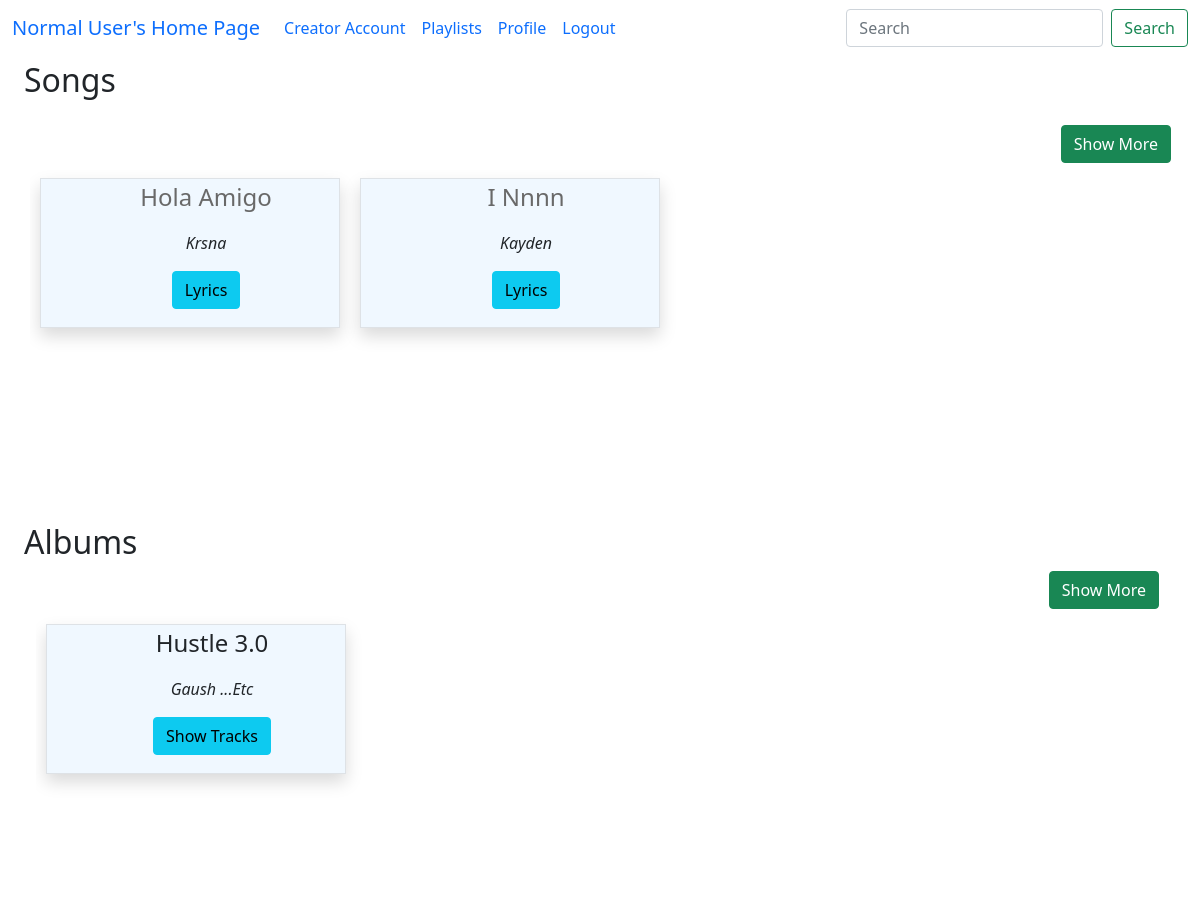
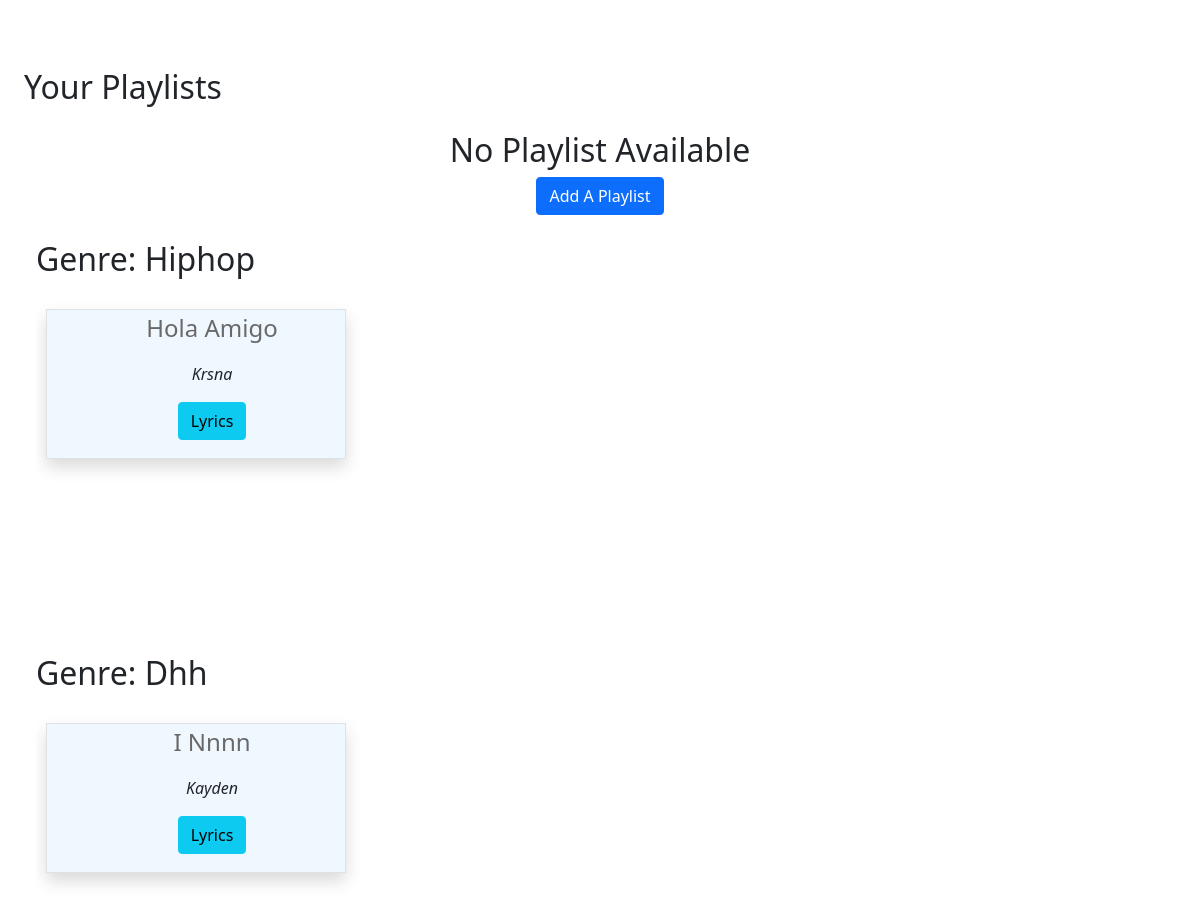
/home/1, run on the app's committed database (2 pictures, top to bottom).
### model1.py (models this page shows, shortened)
class Song(db.Model):
    song_id = db.Column(db.Integer, primary_key=True)
    song_name = db.Column(db.String(100), nullable=False)
    song_artist = db.Column(db.String(100))
    song_language = db.Column(db.String(30))
    song_genre = db.Column(db.String(50))
    song_lyrics = db.Column(db.Text())   # variable string size
    song_duration = db.Column(db.Integer)  # in seconds
    release_date = db.Column(db.String(20))
    creator_id = db.Column(db.Integer, db.ForeignKey("user.user_id"), nullable=False)
    album_id = db.Column(db.Integer, db.ForeignKey("album.album_id") ,default=None)
    song_path = db.Column(db.String(255),default=None)
    song_thumbnail = db.Column(db.String(255),default=None)
    song_play_count = db.Column(db.Integer, default=0)
    song_flag = db.Column(db.Boolean,default=False)
    song_avg_rating = db.Column(db.Float(), default=0) # included later during devlopement
    creator = db.relationship("User", backref="songs")

class Album(db.Model):
    album_id = db.Column(db.Integer, primary_key=True)
    album_name = db.Column(db.String(100), nullable=False)
    album_genre = db.Column(db.String(50))
    album_artist = db.Column(db.String(100))
    creator_id = db.Column(db.Integer, db.ForeignKey("user.user_id"))
    album_thumbnail = db.Column(db.String(255))
    album_flag = db.Column(db.Boolean,default=False)    #need to add this
    songs = db.relationship("Song", backref="albums",cascade="all, delete")
    creator = db.relationship("User", backref="albums")

### app.py (the view)
@app.route("/home/<int:u_id>", methods=["GET", "POST"])
def home_page(u_id):
    songs = Song.query.filter(Song.song_flag==False).all()
    albums = Album.query.filter(Album.album_flag==False).all()
    playlists=Playlist.query.all()
    user = User.query.get(u_id)
    song_genres = Song.query.with_entities(Song.song_genre).distinct().filter(Song.song_flag==False).all()
    song_genre_list = [genre[0] for genre in song_genres]
    if user.isloggedin:
        return render_template("home.html", songs=songs, albums=albums, user=user,playlists=playlists,song_genres=song_genre_list)
    else:
        return redirect("/")

### app.py (called while the page is built)
@app.context_processor
def search_processor():
    return {'searched': request.form.get("searched")}

### templates/home.html (shortened to what this page needs)
<!doctype html>
<html lang="en">
<head>
    <link href="https://cdn.jsdelivr.net/npm/bootstrap@5.0.2/dist/css/bootstrap.min.css" rel="stylesheet"
>
</head>
<body>
    {% extends "general_user_navbar.html" %}
    {% block content %}
    <div class="container-fluid">
        {% if songs|length == 0 %}
        <h2 class="text-center fs-3">No Songs Available</h2>
        {% else %}
        <div class="container-fluid ">
            <p class="fs-2 fw-semibold">Songs</p>
            <div style="text-align:right ; padding:5px;">
                <a class="btn btn-success" href="/all_songs/{{user.user_id}}" role="button">Show More</a>
            </div>
            <div class=" songs container text-center " id="songs">
                <div class="row row-cols-4">
                    {% for song in songs %}
                    <div id="song" class="col text-center border border-primary-subtle shadow"
                        style="text-transform: capitalize; ">
                        <ul type="none">
                            <li>
                                <p class="fs-4 fw-semibold"><a href="/play_song/{{user.user_id}}/{{song.song_id}}"
                                        style="text-decoration: none; color:dimgrey;"
                                        onmouseover="this.style.color='black'"
                                        onmouseout="this.style.color='dimgrey'">{{song.song_name}}</a></p>
                            </li>
                            <li>
                                <p class="fs-6 fw-semibold fst-italic">{{song.song_artist}}</p>
                            </li>
                            <li style="margin: 10px;"><a class="btn btn btn-info"
                                    href="/user_song_lyrics/{{user.user_id}}/{{song.song_id}}" type="button">Lyrics</a>
                            </li>
                        </ul>
                    </div>
                    {% endfor %}
                </div>
            </div>
        </div>
        <div class="container-fluid">
            <label for="albums" class="fs-2 fw-semibold">Albums</label>
            <div id="albums" class="container-fluid" style="text-transform: capitalize">
                {% if albums|length == 0 %}
                <h2 class="text-center">No album Available</h2>
                {% else %}
                <div style="text-align:right ; padding:5px;">
                    <a class="btn btn-success" href="/all_albums/{{user.user_id}}" role="button">Show More</a>
                </div>
                <div class="albums container text-center">
                    <div class="row row-cols-4">
                        {% for album in albums %}
                        <div id="album" class="col  border border-primary-subtle shadow">
                            <ul type="none">
                                <li>
                                    <p class="fs-4 fw-semibold">{{album.album_name}}</p>
                                </li>
                                <li>
                                    <p class="fs-6 fw-semibold fst-italic">{{album.album_artist}}</p>
                                </li>
                                <li style="margin: 10px;"> <a class="btn btn-info"
                                        href="/album_songs/{{user.user_id}}/{{album.album_id}}" role="button">Show
                                        Tracks</a></li>
                            </ul>
                        </div>
                        {% endfor %}
                    </div>
                </div>
            </div>
            {% endif %}
        </div>
        <div class="container-fluid">
            <label for="playlists" class="fs-2 fw-semibold">your playlists</label>
            <div id="playlists" class="container-fluid" style="text-transform: capitalize">
                {% if playlists|length == 0 %}
                <div style="text-align:center ; padding:20px;">
                    <h2>No playlist Available</h2>
                    <a class="btn btn-primary" href="/add_playlist/{{user.user_id}}">add a playlist</a>
                </div>
            {% endif %}
        </div>
        {% for genre in song_genres %}
        <div class="container-fluid ">
            <p class="fs-2 fw-semibold">genre: {{genre}}</p>
            <div class=" songs container text-center " id="songs">
                <div class="row row-cols-4">
                    {% for song in songs %}
                    {% if song.song_genre == genre %}
                    <div id="song" class="col text-center border border-primary-subtle shadow"
                        style="text-transform: capitalize; ">
                        <ul type="none">
                            <li>
                                <p class="fs-4 fw-semibold"><a href="/play_song/{{user.user_id}}/{{song.song_id}}"
                                        style="text-decoration: none; color:dimgrey;"
                                        onmouseover="this.style.color='black'"
                                        onmouseout="this.style.color='dimgrey'">{{song.song_name}}</a></p>
                            </li>
                            <li>
                                <p class="fs-6 fw-semibold fst-italic">{{song.song_artist}}</p>
                            </li>
                            <li style="margin: 10px;"><a class="btn btn btn-info"
                                    href="/user_song_lyrics/{{user.user_id}}/{{song.song_id}}" type="button">Lyrics</a>
                            </li>
                        </ul>
                    </div>
                    {% endif %}
                    {% endfor %}
                </div>
            </div>
        </div>
        {% endfor %}
        {% endif %}
    </div>
    {% endblock %}

### templates/home.html (style rules this page uses)
.container-fluid { text-transform: capitalize; }
.songs { height: 350px; width: auto; overflow: auto; }
.albums { height: 350px; width: auto; overflow: auto; }
#song { width: 300px; height: 150px; margin: 10px; padding: auto; text-align: center; background-color: aliceblue; }
#album { width: 300px; height: 150px; margin: 10px; padding: auto; text-align: center; background-color: aliceblue; }

### data on the page
Song: song_name "Hola Amigo", song_artist "Krsna"
Song: song_name "I Nnnn", song_artist "Kayden"
Album: album_name "Hustle 3.0", album_artist "Gaush ...etc"

### other printed values
{{ genre }} "Hiphop" "Dhh"
